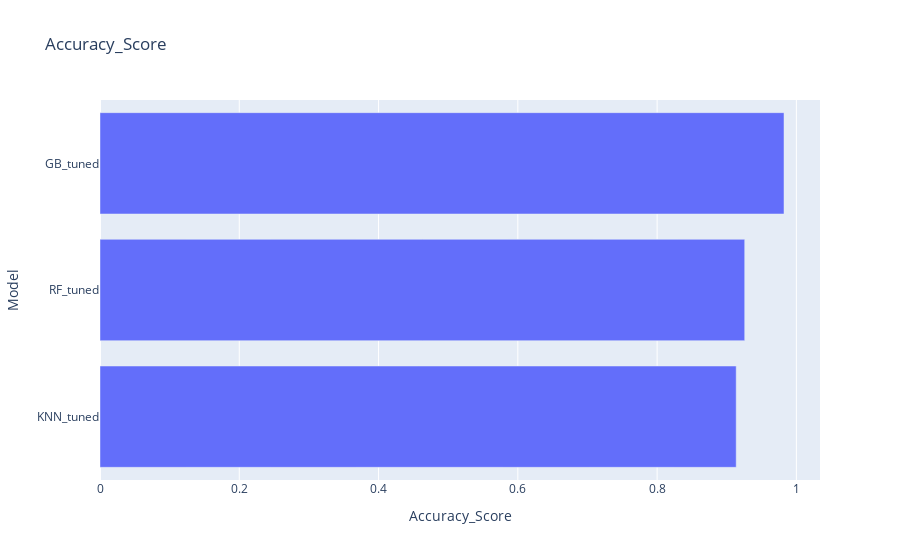
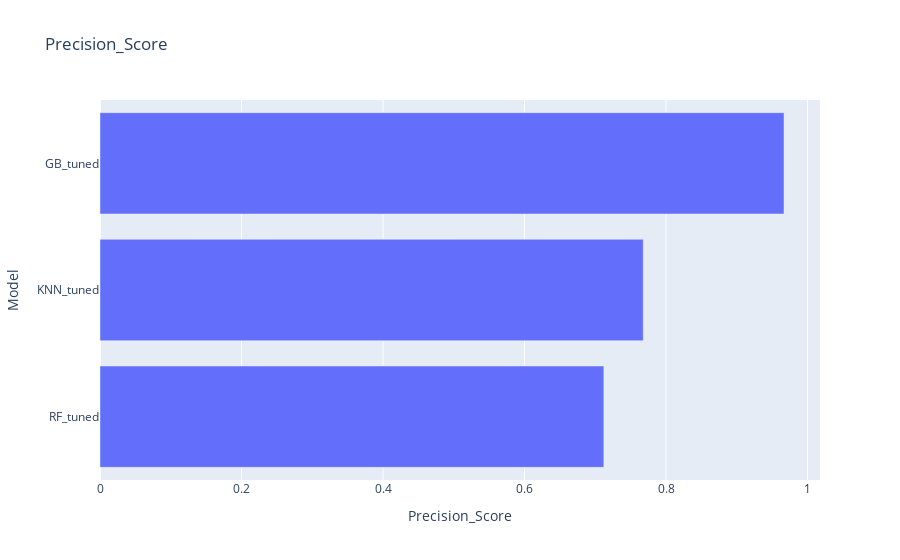
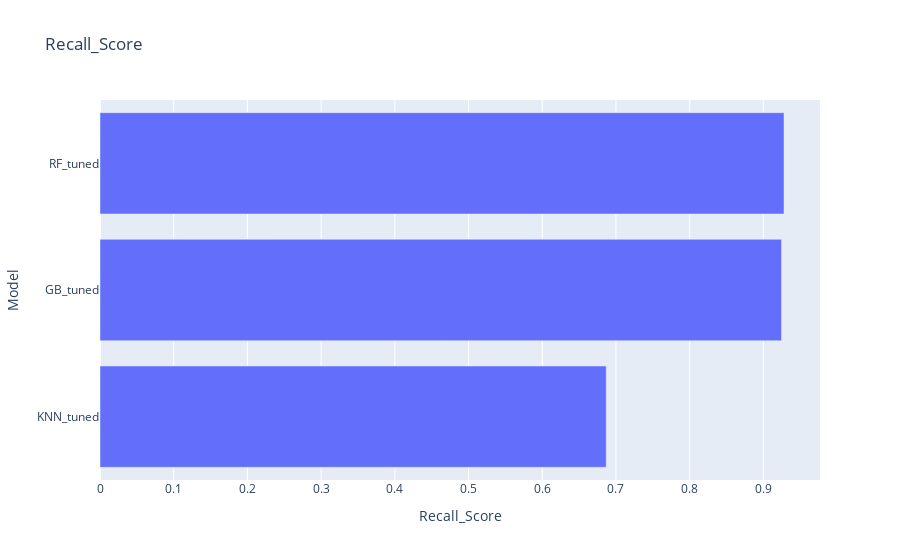
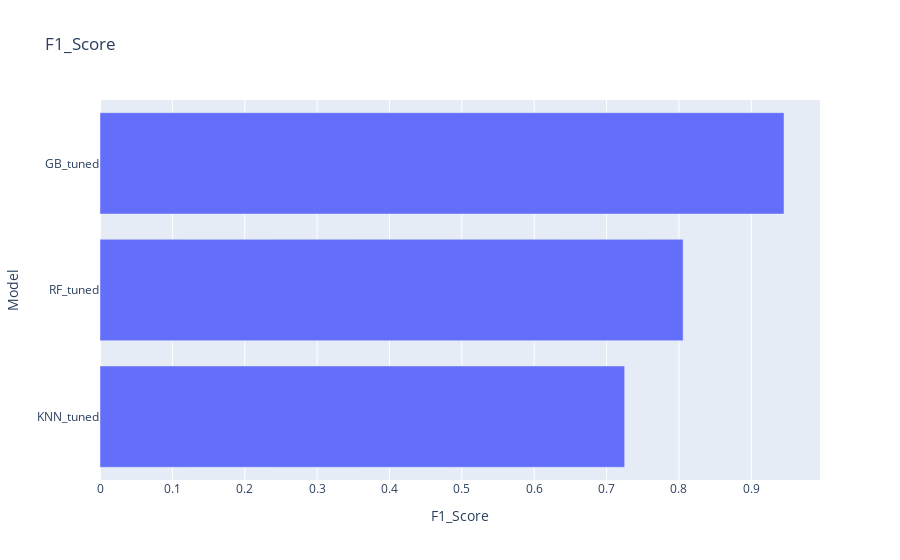

Notebook source saved alongside these figures, in order:
### Code cell
import plotly.express as px

compare = compare.sort_values(by="Accuracy_Score", ascending=True)
fig = px.bar(compare, x = "Accuracy_Score", y = "Model", title = "Accuracy_Score")
fig.show()

compare = compare.sort_values(by="Precision_Score", ascending=True)
fig = px.bar(compare, x = "Precision_Score", y = "Model", title = "Precision_Score")
fig.show()

compare = compare.sort_values(by="Recall_Score", ascending=True)
fig = px.bar(compare, x = "Recall_Score", y = "Model", title = "Recall_Score")
fig.show()

compare = compare.sort_values(by="F1_Score", ascending=True)
fig = px.bar(compare, x = "F1_Score", y = "Model", title = "F1_Score")
fig.show()

### Figure 1 — Plotly figure (JSON) as saved in the notebook; plotly's stock layout.template omitted (floating-point values rounded to 4 significant figures)
{"data": [{"alignmentgroup": "True", "hovertemplate": "Accuracy_Score=%{x}<br>Model=%{y}<extra></extra>", "legendgroup": "", "marker": {"color": "#636efa", "pattern": {"shape": ""}}, "name": "", "offsetgroup": "", "orientation": "h", "showlegend": false, "textposition": "auto", "type": "bar", "x": [0.9136, 0.9258, 0.9822], "xaxis": "x", "y": ["KNN_tuned", "RF_tuned", "GB_tuned"], "yaxis": "y"}], "layout": {"barmode": "relative", "legend": {"tracegroupgap": 0}, "title": {"text": "Accuracy_Score"}, "xaxis": {"anchor": "y", "domain": [0, 1], "title": {"text": "Accuracy_Score"}}, "yaxis": {"anchor": "x", "domain": [0, 1], "title": {"text": "Model"}}}}

### Figure 2 — Plotly figure (JSON) as saved in the notebook; plotly's stock layout.template omitted (floating-point values rounded to 4 significant figures)
{"data": [{"alignmentgroup": "True", "hovertemplate": "Precision_Score=%{x}<br>Model=%{y}<extra></extra>", "legendgroup": "", "marker": {"color": "#636efa", "pattern": {"shape": ""}}, "name": "", "offsetgroup": "", "orientation": "h", "showlegend": false, "textposition": "auto", "type": "bar", "x": [0.7121, 0.7678, 0.9667], "xaxis": "x", "y": ["RF_tuned", "KNN_tuned", "GB_tuned"], "yaxis": "y"}], "layout": {"barmode": "relative", "legend": {"tracegroupgap": 0}, "title": {"text": "Precision_Score"}, "xaxis": {"anchor": "y", "domain": [0, 1], "title": {"text": "Precision_Score"}}, "yaxis": {"anchor": "x", "domain": [0, 1], "title": {"text": "Model"}}}}

### Figure 3 — Plotly figure (JSON) as saved in the notebook; plotly's stock layout.template omitted (floating-point values rounded to 4 significant figures)
{"data": [{"alignmentgroup": "True", "hovertemplate": "Recall_Score=%{x}<br>Model=%{y}<extra></extra>", "legendgroup": "", "marker": {"color": "#636efa", "pattern": {"shape": ""}}, "name": "", "offsetgroup": "", "orientation": "h", "showlegend": false, "textposition": "auto", "type": "bar", "x": [0.6868, 0.9246, 0.928], "xaxis": "x", "y": ["KNN_tuned", "GB_tuned", "RF_tuned"], "yaxis": "y"}], "layout": {"barmode": "relative", "legend": {"tracegroupgap": 0}, "title": {"text": "Recall_Score"}, "xaxis": {"anchor": "y", "domain": [0, 1], "title": {"text": "Recall_Score"}}, "yaxis": {"anchor": "x", "domain": [0, 1], "title": {"text": "Model"}}}}

### Figure 4 — Plotly figure (JSON) as saved in the notebook; plotly's stock layout.template omitted (floating-point values rounded to 4 significant figures)
{"data": [{"alignmentgroup": "True", "hovertemplate": "F1_Score=%{x}<br>Model=%{y}<extra></extra>", "legendgroup": "", "marker": {"color": "#636efa", "pattern": {"shape": ""}}, "name": "", "offsetgroup": "", "orientation": "h", "showlegend": false, "textposition": "auto", "type": "bar", "x": [0.725, 0.8058, 0.9452], "xaxis": "x", "y": ["KNN_tuned", "RF_tuned", "GB_tuned"], "yaxis": "y"}], "layout": {"barmode": "relative", "legend": {"tracegroupgap": 0}, "title": {"text": "F1_Score"}, "xaxis": {"anchor": "y", "domain": [0, 1], "title": {"text": "F1_Score"}}, "yaxis": {"anchor": "x", "domain": [0, 1], "title": {"text": "Model"}}}}
